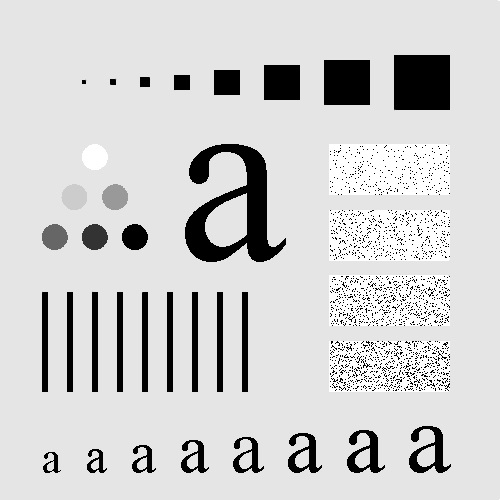
#> input picture class practice/4.jpg, 500 x 500 px, found by its file name
$ python digital_pict_processing.py
#> lines starting #> are read from the running program, lines starting #| are printed output that depends on the picture
import cv2
import numpy as np

img = cv2.imread(r'D:\PycharmProjects\class practice\4.jpg')
#> img is the input picture: shape (500, 500, 3); min 0, max 255, mean 207.3
cv2.imshow('img', img)
w = np.array([[0, -1, -1, 0], [-1, 4, 5, -1], [0, -1, -1, 0]])
img_new = cv2.filter2D(img, -1, w)
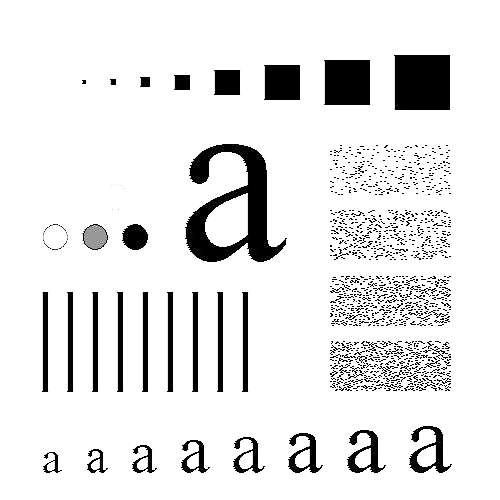
#> img_new: shape (500, 500, 3); min 0, max 255, mean 228.8
cv2.imshow('img_new', img_new)
cv2.waitKey(0)

$ run again, with class practice/1.jpg copied over class practice/4.jpg
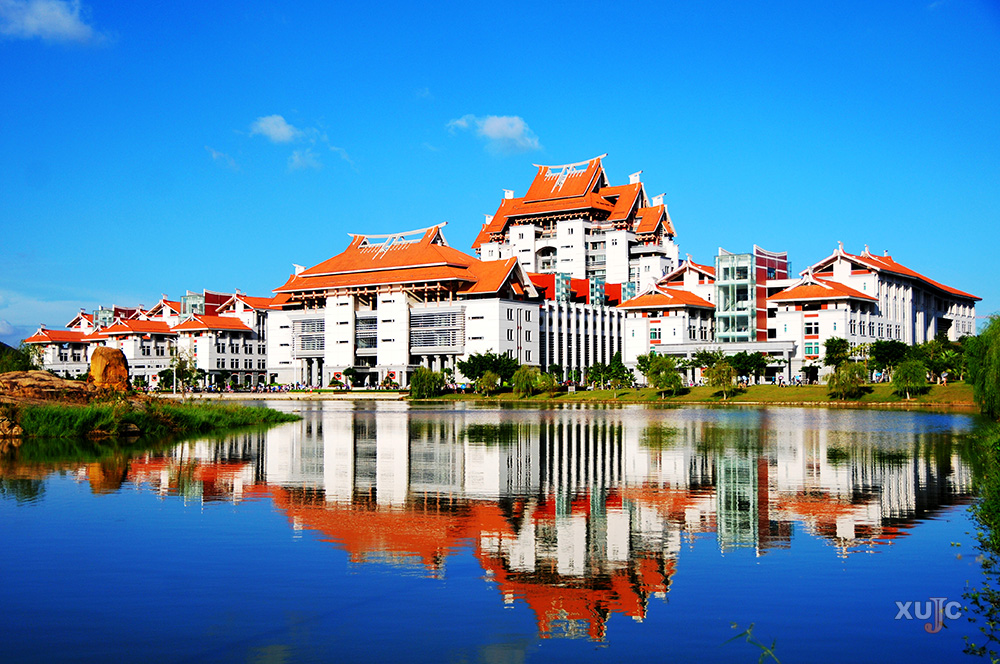
#> input picture class practice/1.jpg, 1000 x 664 px, found by its file name
#> img is the input picture: shape (664, 1000, 3); mean B, G, R 168.9, 131.3, 82.7
#> `img_new = cv2.filter2D(img, -1, w)`:
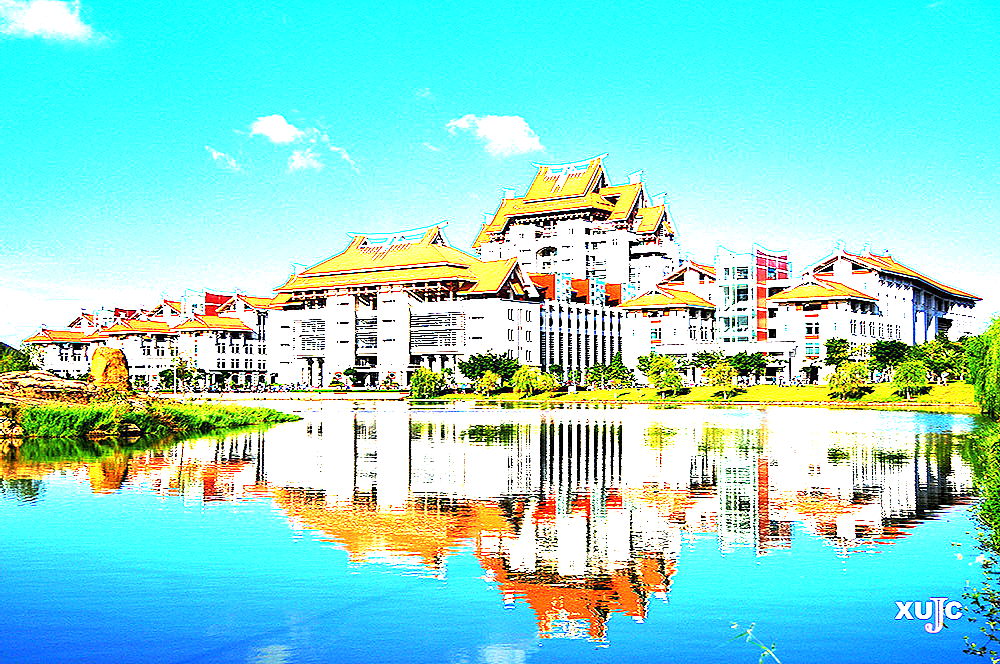
#> img_new: shape (664, 1000, 3); mean B, G, R 209.9, 219.8, 143

$ run again, with class practice/5.jpg copied over class practice/4.jpg
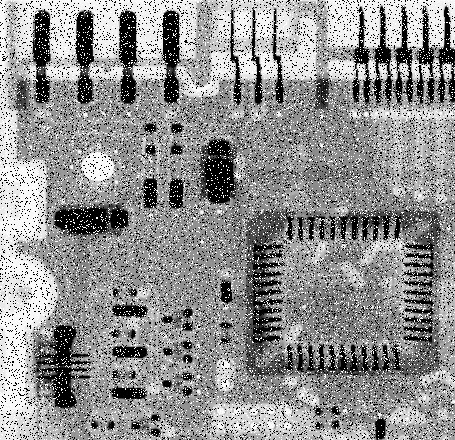
#> input picture class practice/5.jpg, 455 x 440 px, found by its file name
#> img is the input picture: shape (440, 455, 3); min 0, max 255, mean 144.1
#> `img_new = cv2.filter2D(img, -1, w)`:
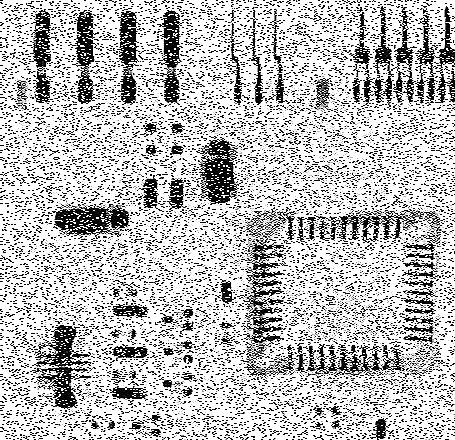
#> img_new: shape (440, 455, 3); min 0, max 255, mean 188.6
